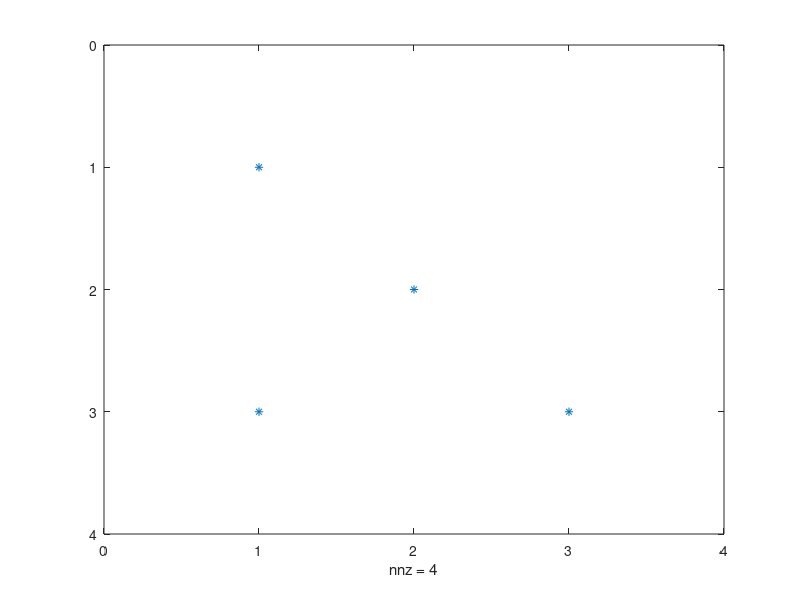

Source code (MATLAB):
%% 2.086 RECITATION 11/12 - Sparse Matrices
%  Spring 2013 - modified by J Thangavelautham




%% Creating a sparse identity matrix.

Is = speye(3,3);

Is

%% creating sparse matrices from full matrices

A = [ 1 0 0 ;
      0 5 0 ;
      7 0 9 ]
As = sparse(A)


%% creating sparse matrices using spalloc

As = spalloc(3,3,4)
As(1,1) = 1
As(3,1) = 7
As(2,2) = 5
As(3,3) = 9


%% inspecting sparse matrices

% convert to full matrix
A = full(As)

% find number of nonzero entries
n_nonzeros = nnz(As)

% show graphical representation of nonzero entries
spy(As)

% check sparsity
A_issparse = issparse(A)
As_issparse = issparse(As)


%% performing operations with sparse matrices

B = [ 1 0 2 ;
      0 3 0 ;
      0 0 1 ]
Bs = sparse(B)

% addition / subtraction
Cs = As + Bs
C = full(Cs)

% element-wise multiplication / division / exponentiation
Ds = As .* Bs
D = full(Ds)

% operations with full matrices result in full matrices
E = As + B
E_issparse = issparse(E)

% vector multiplication
u = [ 1 ; 0 ; 0 ]
f = As * u

% backslash operator
b = [ 0 ; 0 ; 9 ]
x = As \ b


